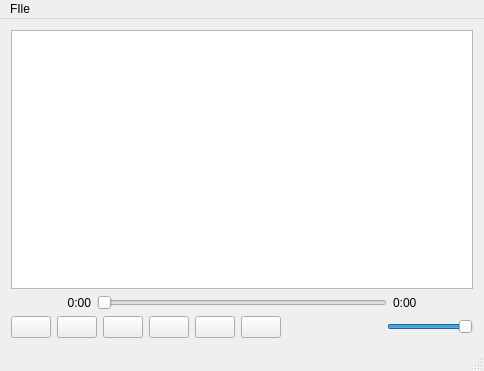
<?xml version="1.0" encoding="UTF-8"?>
<ui version="4.0">
 <class>MainWindow</class>
 <widget class="QMainWindow" name="MainWindow">
  <property name="geometry">
   <rect>
    <x>0</x>
    <y>0</y>
    <width>484</width>
    <height>371</height>
   </rect>
  </property>
  <property name="windowTitle">
   <string>Failamp</string>
  </property>
  <widget class="QWidget" name="centralWidget">
   <property name="sizePolicy">
    <sizepolicy hsizetype="Maximum" vsizetype="Maximum">
     <horstretch>0</horstretch>
     <verstretch>0</verstretch>
    </sizepolicy>
   </property>
   <layout class="QVBoxLayout" name="verticalLayout">
    <item>
     <widget class="QListView" name="playlistView">
      <property name="acceptDrops">
       <bool>true</bool>
      </property>
      <property name="showDropIndicator" stdset="0">
       <bool>true</bool>
      </property>
      <property name="dragDropMode">
       <enum>QAbstractItemView::DropOnly</enum>
      </property>
      <property name="defaultDropAction">
       <enum>Qt::CopyAction</enum>
      </property>
      <property name="alternatingRowColors">
       <bool>true</bool>
      </property>
      <property name="uniformItemSizes">
       <bool>true</bool>
      </property>
     </widget>
    </item>
    <item>
     <layout class="QHBoxLayout" name="horizontalLayout_4">
      <item>
       <widget class="QLabel" name="currentTimeLabel">
        <property name="minimumSize">
         <size>
          <width>80</width>
          <height>0</height>
         </size>
        </property>
        <property name="text">
         <string>0:00</string>
        </property>
        <property name="alignment">
         <set>Qt::AlignRight|Qt::AlignTrailing|Qt::AlignVCenter</set>
        </property>
       </widget>
      </item>
      <item>
       <widget class="QSlider" name="timeSlider">
        <property name="orientation">
         <enum>Qt::Horizontal</enum>
        </property>
       </widget>
      </item>
      <item>
       <widget class="QLabel" name="totalTimeLabel">
        <property name="minimumSize">
         <size>
          <width>80</width>
          <height>0</height>
         </size>
        </property>
        <property name="text">
         <string>0:00</string>
        </property>
        <property name="alignment">
         <set>Qt::AlignLeading|Qt::AlignLeft|Qt::AlignVCenter</set>
        </property>
       </widget>
      </item>
     </layout>
    </item>
    <item>
     <layout class="QHBoxLayout" name="horizontalLayout_5">
      <item>
       <widget class="QPushButton" name="previousButton">
        <property name="text">
         <string/>
        </property>
        <property name="icon">
         <iconset>
          <normaloff>../datas/control-skip-180.png</normaloff>../datas/control-skip-180.png</iconset>
        </property>
       </widget>
      </item>
      <item>
       <widget class="QPushButton" name="playButton">
        <property name="text">
         <string/>
        </property>
        <property name="icon">
         <iconset>
          <normaloff>../datas/control.png</normaloff>../datas/control.png</iconset>
        </property>
       </widget>
      </item>
      <item>
       <widget class="QPushButton" name="pauseButton">
        <property name="text">
         <string/>
        </property>
        <property name="icon">
         <iconset>
          <normaloff>../datas/control-pause.png</normaloff>../datas/control-pause.png</iconset>
        </property>
       </widget>
      </item>
      <item>
       <widget class="QPushButton" name="stopButton">
        <property name="text">
         <string/>
        </property>
        <property name="icon">
         <iconset>
          <normaloff>../datas/control-stop-square.png</normaloff>../datas/control-stop-square.png</iconset>
        </property>
       </widget>
      </item>
      <item>
       <widget class="QPushButton" name="nextButton">
        <property name="text">
         <string/>
        </property>
        <property name="icon">
         <iconset>
          <normaloff>../datas/control-skip.png</normaloff>../datas/control-skip.png</iconset>
        </property>
       </widget>
      </item>
      <item>
       <widget class="QPushButton" name="viewButton">
        <property name="text">
         <string/>
        </property>
        <property name="icon">
         <iconset>
          <normaloff>../datas/application-image.png</normaloff>../datas/application-image.png</iconset>
        </property>
        <property name="checkable">
         <bool>true</bool>
        </property>
       </widget>
      </item>
      <item>
       <spacer name="horizontalSpacer">
        <property name="orientation">
         <enum>Qt::Horizontal</enum>
        </property>
        <property name="sizeHint" stdset="0">
         <size>
          <width>40</width>
          <height>20</height>
         </size>
        </property>
       </spacer>
      </item>
      <item>
       <widget class="QLabel" name="label">
        <property name="text">
         <string/>
        </property>
        <property name="pixmap">
         <pixmap>images/speaker-volume.png</pixmap>
        </property>
       </widget>
      </item>
      <item>
       <widget class="QSlider" name="volumeSlider">
        <property name="maximum">
         <number>100</number>
        </property>
        <property name="value">
         <number>100</number>
        </property>
        <property name="orientation">
         <enum>Qt::Horizontal</enum>
        </property>
       </widget>
      </item>
     </layout>
    </item>
   </layout>
  </widget>
  <widget class="QMenuBar" name="menuBar">
   <property name="geometry">
    <rect>
     <x>0</x>
     <y>0</y>
     <width>484</width>
     <height>23</height>
    </rect>
   </property>
   <widget class="QMenu" name="menuFIle">
    <property name="title">
     <string>FIle</string>
    </property>
    <addaction name="open_file_action"/>
   </widget>
   <addaction name="menuFIle"/>
  </widget>
  <widget class="QStatusBar" name="statusBar"/>
  <action name="open_file_action">
   <property name="text">
    <string>Open file...</string>
   </property>
  </action>
 </widget>
 <layoutdefault spacing="6" margin="11"/>
 <resources/>
 <connections/>
</ui>
